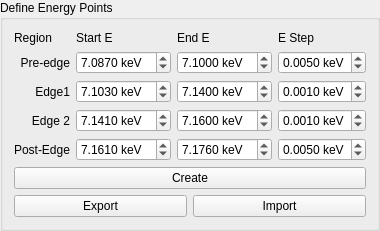
                 <widget class="QGroupBox" name="groupBox_17">
                  <property name="sizePolicy">
                   <sizepolicy hsizetype="Preferred" vsizetype="Fixed">
                    <horstretch>0</horstretch>
                    <verstretch>0</verstretch>
                   </sizepolicy>
                  </property>
                  <property name="styleSheet">
                   <string notr="true"/>
                  </property>
                  <property name="title">
                   <string>Define Energy Points</string>
                  </property>
                  <layout class="QGridLayout" name="gridLayout_17">
                   <item row="6" column="0" colspan="4">
                    <layout class="QHBoxLayout" name="horizontalLayout_75">
                     <item>
                      <widget class="QPushButton" name="pb_export_epoints">
                       <property name="sizePolicy">
                        <sizepolicy hsizetype="Preferred" vsizetype="Fixed">
                         <horstretch>0</horstretch>
                         <verstretch>0</verstretch>
                        </sizepolicy>
                       </property>
                       <property name="text">
                        <string>Export</string>
                       </property>
                      </widget>
                     </item>
                     <item>
                      <widget class="QPushButton" name="pb_import_epoints">
                       <property name="sizePolicy">
                        <sizepolicy hsizetype="Preferred" vsizetype="Fixed">
                         <horstretch>0</horstretch>
                         <verstretch>0</verstretch>
                        </sizepolicy>
                       </property>
                       <property name="styleSheet">
                        <string notr="true"/>
                       </property>
                       <property name="text">
                        <string>Import</string>
                       </property>
                      </widget>
                     </item>
                    </layout>
                   </item>
                   <item row="5" column="0" colspan="4">
                    <layout class="QHBoxLayout" name="horizontalLayout_5">
                     <item>
                      <widget class="QPushButton" name="pb_set_epoints">
                       <property name="sizePolicy">
                        <sizepolicy hsizetype="Preferred" vsizetype="Fixed">
                         <horstretch>0</horstretch>
                         <verstretch>0</verstretch>
                        </sizepolicy>
                       </property>
                       <property name="text">
                        <string>Create</string>
                       </property>
                      </widget>
                     </item>
                    </layout>
                   </item>
                   <item row="1" column="1">
                    <widget class="QDoubleSpinBox" name="dsb_pre_s">
                     <property name="suffix">
                      <string> keV</string>
                     </property>
                     <property name="decimals">
                      <number>4</number>
                     </property>
                     <property name="minimum">
                      <double>4.000000000000000</double>
                     </property>
                     <property name="maximum">
                      <double>25.000000000000000</double>
                     </property>
                     <property name="singleStep">
                      <double>0.050000000000000</double>
                     </property>
                     <property name="value">
                      <double>7.087000000000000</double>
                     </property>
                    </widget>
                   </item>
                   <item row="0" column="2">
                    <widget class="QLabel" name="label_67">
                     <property name="text">
                      <string>End E</string>
                     </property>
                    </widget>
                   </item>
                   <item row="1" column="2">
                    <widget class="QDoubleSpinBox" name="dsb_pre_e">
                     <property name="suffix">
                      <string> keV</string>
                     </property>
                     <property name="decimals">
                      <number>4</number>
                     </property>
                     <property name="minimum">
                      <double>4.000000000000000</double>
                     </property>
                     <property name="maximum">
                      <double>25.000000000000000</double>
                     </property>
                     <property name="singleStep">
                      <double>0.050000000000000</double>
                     </property>
                     <property name="value">
                      <double>7.100000000000000</double>
                     </property>
                    </widget>
                   </item>
                   <item row="2" column="0">
                    <widget class="QLabel" name="label_63">
                     <property name="text">
                      <string>Edge1</string>
                     </property>
                     <property name="alignment">
                      <set>Qt::AlignRight|Qt::AlignTrailing|Qt::AlignVCenter</set>
                     </property>
                    </widget>
                   </item>
                   <item row="0" column="0">
                    <widget class="QLabel" name="label_65">
                     <property name="text">
                      <string>Region</string>
                     </property>
                    </widget>
                   </item>
                   <item row="0" column="1">
                    <widget class="QLabel" name="label_66">
                     <property name="text">
                      <string>Start E</string>
                     </property>
                    </widget>
                   </item>
                   <item row="1" column="0">
                    <widget class="QLabel" name="label_62">
                     <property name="text">
                      <string>Pre-edge</string>
                     </property>
                     <property name="alignment">
                      <set>Qt::AlignRight|Qt::AlignTrailing|Qt::AlignVCenter</set>
                     </property>
                    </widget>
                   </item>
                   <item row="0" column="3">
                    <widget class="QLabel" name="label_68">
                     <property name="text">
                      <string>E Step</string>
                     </property>
                    </widget>
                   </item>
                   <item row="4" column="2">
                    <widget class="QDoubleSpinBox" name="dsb_post_e">
                     <property name="suffix">
                      <string> keV</string>
                     </property>
                     <property name="decimals">
                      <number>4</number>
                     </property>
                     <property name="minimum">
                      <double>4.000000000000000</double>
                     </property>
                     <property name="maximum">
                      <double>20.000000000000000</double>
                     </property>
                     <property name="singleStep">
                      <double>0.050000000000000</double>
                     </property>
                     <property name="value">
                      <double>7.176000000000000</double>
                     </property>
                    </widget>
                   </item>
                   <item row="2" column="1">
                    <widget class="QDoubleSpinBox" name="dsb_ed1_s">
                     <property name="suffix">
                      <string> keV</string>
                     </property>
                     <property name="decimals">
                      <number>4</number>
                     </property>
                     <property name="minimum">
                      <double>5.000000000000000</double>
                     </property>
                     <property name="maximum">
                      <double>20.000000000000000</double>
                     </property>
                     <property name="singleStep">
                      <double>0.050000000000000</double>
                     </property>
                     <property name="value">
                      <double>7.103000000000000</double>
                     </property>
                    </widget>
                   </item>
                   <item row="2" column="2">
                    <widget class="QDoubleSpinBox" name="dsb_ed1_e">
                     <property name="suffix">
                      <string> keV</string>
                     </property>
                     <property name="decimals">
                      <number>4</number>
                     </property>
                     <property name="minimum">
                      <double>4.000000000000000</double>
                     </property>
                     <property name="maximum">
                      <double>20.000000000000000</double>
                     </property>
                     <property name="singleStep">
                      <double>0.050000000000000</double>
                     </property>
                     <property name="value">
                      <double>7.140000000000000</double>
                     </property>
                    </widget>
                   </item>
                   <item row="3" column="0">
                    <widget class="QLabel" name="label_69">
                     <property name="text">
                      <string>Edge 2</string>
                     </property>
                     <property name="alignment">
                      <set>Qt::AlignRight|Qt::AlignTrailing|Qt::AlignVCenter</set>
                     </property>
                    </widget>
                   </item>
                   <item row="3" column="1">
                    <widget class="QDoubleSpinBox" name="dsb_ed2_s">
                     <property name="suffix">
                      <string> keV</string>
                     </property>
                     <property name="decimals">
                      <number>4</number>
                     </property>
                     <property name="minimum">
                      <double>4.000000000000000</double>
                     </property>
                     <property name="maximum">
                      <double>20.000000000000000</double>
                     </property>
                     <property name="singleStep">
                      <double>0.050000000000000</double>
                     </property>
                     <property name="value">
                      <double>7.141000000000000</double>
                     </property>
                    </widget>
                   </item>
                   <item row="3" column="2">
                    <widget class="QDoubleSpinBox" name="dsb_ed2_e">
                     <property name="suffix">
                      <string> keV</string>
                     </property>
                     <property name="decimals">
                      <number>4</number>
                     </property>
                     <property name="minimum">
                      <double>4.000000000000000</double>
                     </property>
                     <property name="maximum">
                      <double>20.000000000000000</double>
                     </property>
                     <property name="singleStep">
                      <double>0.050000000000000</double>
                     </property>
                     <property name="value">
                      <double>7.160000000000000</double>
                     </property>
                    </widget>
                   </item>
                   <item row="4" column="1">
                    <widget class="QDoubleSpinBox" name="dsb_post_s">
                     <property name="suffix">
                      <string> keV</string>
                     </property>
                     <property name="decimals">
                      <number>4</number>
                     </property>
                     <property name="minimum">
                      <double>4.000000000000000</double>
                     </property>
                     <property name="maximum">
                      <double>20.000000000000000</double>
                     </property>
                     <property name="singleStep">
                      <double>0.050000000000000</double>
                     </property>
                     <property name="value">
                      <double>7.161000000000000</double>
                     </property>
                    </widget>
                   </item>
                   <item row="4" column="0">
                    <widget class="QLabel" name="label_64">
                     <property name="text">
                      <string>Post-Edge</string>
                     </property>
                     <property name="alignment">
                      <set>Qt::AlignRight|Qt::AlignTrailing|Qt::AlignVCenter</set>
                     </property>
                    </widget>
                   </item>
                   <item row="1" column="3">
                    <widget class="QDoubleSpinBox" name="sb_pre_p">
                     <property name="suffix">
                      <string> keV</string>
                     </property>
                     <property name="decimals">
                      <number>4</number>
                     </property>
                     <property name="minimum">
                      <double>0.000300000000000</double>
                     </property>
                     <property name="maximum">
                      <double>0.010000000000000</double>
                     </property>
                     <property name="singleStep">
                      <double>0.000500000000000</double>
                     </property>
                     <property name="value">
                      <double>0.005000000000000</double>
                     </property>
                    </widget>
                   </item>
                   <item row="2" column="3">
                    <widget class="QDoubleSpinBox" name="sb_ed1_p">
                     <property name="suffix">
                      <string> keV</string>
                     </property>
                     <property name="decimals">
                      <number>4</number>
                     </property>
                     <property name="maximum">
                      <double>0.010000000000000</double>
                     </property>
                     <property name="singleStep">
                      <double>0.000500000000000</double>
                     </property>
                     <property name="value">
                      <double>0.001000000000000</double>
                     </property>
                    </widget>
                   </item>
                   <item row="3" column="3">
                    <widget class="QDoubleSpinBox" name="sb_ed2_p">
                     <property name="suffix">
                      <string> keV</string>
                     </property>
                     <property name="decimals">
                      <number>4</number>
                     </property>
                     <property name="minimum">
                      <double>0.000300000000000</double>
                     </property>
                     <property name="maximum">
                      <double>0.010000000000000</double>
                     </property>
                     <property name="singleStep">
                      <double>0.000500000000000</double>
                     </property>
                     <property name="value">
                      <double>0.001000000000000</double>
                     </property>
                    </widget>
                   </item>
                   <item row="4" column="3">
                    <widget class="QDoubleSpinBox" name="sb_post_p">
                     <property name="suffix">
                      <string> keV</string>
                     </property>
                     <property name="decimals">
                      <number>4</number>
                     </property>
                     <property name="minimum">
                      <double>0.000300000000000</double>
                     </property>
                     <property name="maximum">
                      <double>0.010000000000000</double>
                     </property>
                     <property name="singleStep">
                      <double>0.005000000000000</double>
                     </property>
                     <property name="value">
                      <double>0.005000000000000</double>
                     </property>
                    </widget>
                   </item>
                  </layout>
                 </widget>
